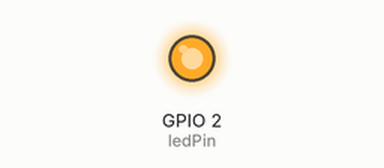
A sketch run on a simulated ESP32. Parts: output pins drawn as LEDs (lit = HIGH). WiFi joins after 1.5 s; servers stay silent unless stated; what the sketch prints to the serial monitor is not drawn.

Above: at 2.5 s.
At 4.5 s:
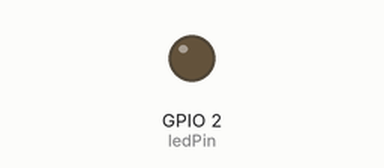
Timing chart, 0 to 6.7 s (numbered marks = the images above):
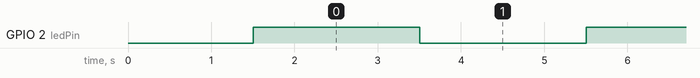

Measured:
- by itself, GPIO 2 (ledPin): alternates HIGH for 2.0 s and LOW for 2.0 s

The sketch:

wifi_led_test.ino
```cpp
#include <WiFi.h>

const char* ssid = "YOUR_WIFI_NAME";
const char* password = "YOUR_WIFI_PASSWORD";

const int ledPin = 2;

void setup() {
  Serial.begin(115200);
  pinMode(ledPin, OUTPUT);

  Serial.println("Connecting to WiFi...");
  WiFi.begin(ssid, password);

  while (WiFi.status() != WL_CONNECTED) {
    delay(500);
    Serial.print(".");
  }

  Serial.println("\nConnected to WiFi!");
  Serial.print("ESP32 IP Address: ");
  Serial.println(WiFi.localIP());
}

void loop() {
  digitalWrite(ledPin, HIGH);
  delay(2000);
  digitalWrite(ledPin, LOW);
  delay(2000);
}
```
